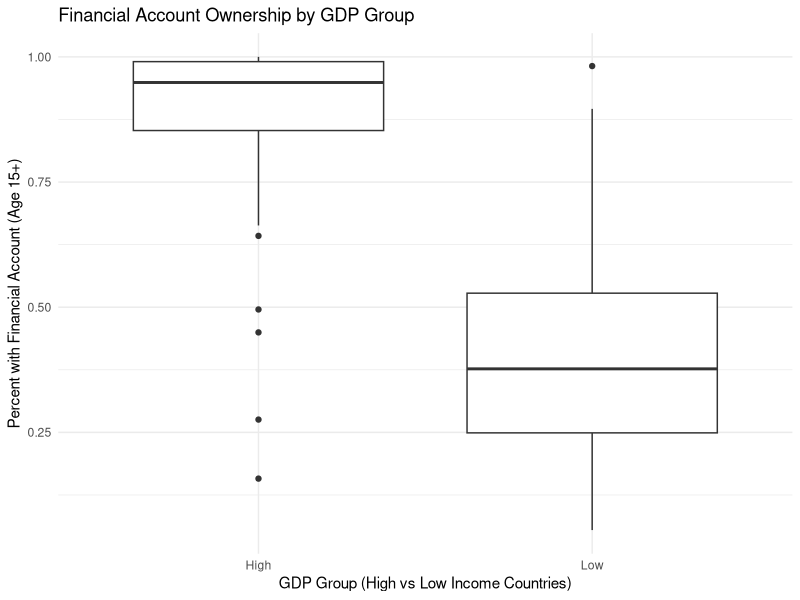
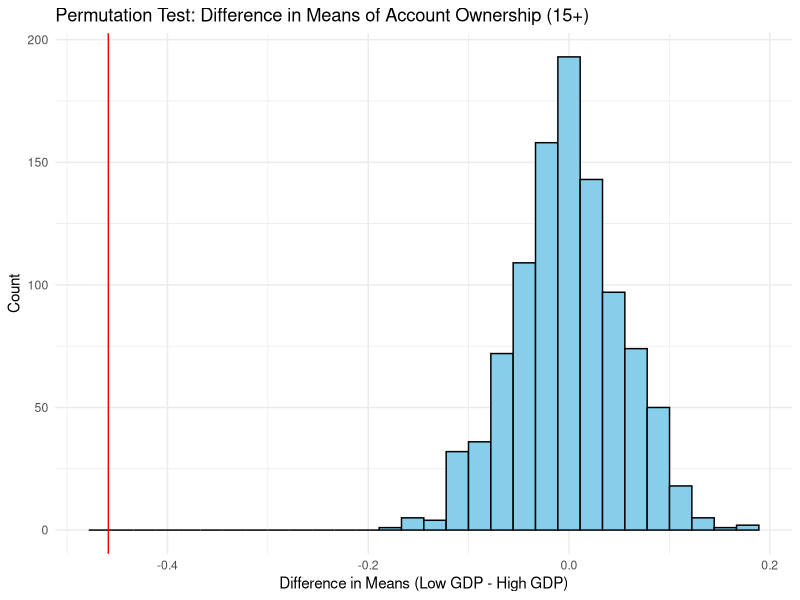
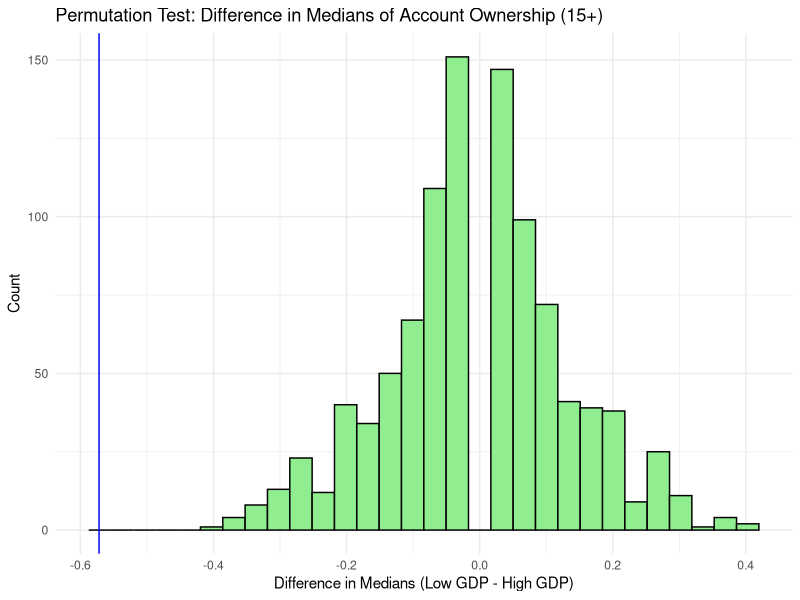

The R script that drew these images, in order:
## ---- chunk 1

# Load and clean GDP dataset, assign GDP groups based on the median GDP per capita

library(tidyverse)
library(readxl)

GDP_analysis <- read_excel("GDP_analysis.xlsx", sheet = "Data", skip = 1)
colnames(GDP_analysis) <- c(
  "Country", 
  "GDP_Per_Capita", 
  "Account_15plus", 
  "Saved_15plus", 
  "Borrowed_Formal_15plus", 
  "Account_Female", 
  "Account_Male", 
  "Owns_Credit_Card")

DP_analysis <- GDP_analysis |> 
  mutate(across(GDP_Per_Capita:Owns_Credit_Card, as.numeric))
  
median_gdp <- GDP_analysis |>
  summarise(median_gdp = median(GDP_Per_Capita, na.rm = TRUE)) |>
  pull(median_gdp)

GDP_analysis <- GDP_analysis |>  
  mutate(GDP_Group = ifelse(GDP_Per_Capita >= median_gdp, "High", "Low"))

## ---- chunk 2
#| fig-alt: "This chart shows two boxes, one for high-GDP countries and one for low-GDP countries, to compare the percentage of people age 15 and older who have a financial account. The x-axis shows the GDP group (high or low), and the y-axis shows the percentage of account ownership. Each box shows the range of values within that group. The line in the center of each box marks the median, or typical value. High-GDP countries have a higher median, meaning account access is more common and consistent. Low-GDP countries have lower percentages."

# Creates a boxplot to compare account ownership (age 15+) between high and low-GDP countries.

GDP_analysis |>
  ggplot(aes(x = GDP_Group, y = Account_15plus)) +
  geom_boxplot() + 
  labs(
    title = "Financial Account Ownership by GDP Group",
    x = "GDP Group (High vs Low Income Countries)",
    y = "Percent with Financial Account (Age 15+)") +
  theme_minimal()
## ---- chunk 3


# Define a function to generate one permutation sample and calculate differences in means and medians

perm_data <- function(rep, data) {
  data |>
    select(GDP_Group, Account_15plus) |>

# Randomly permute account ownership values (simulate the null hypothesis)

    mutate(Account_15plus_perm = sample(Account_15plus, replace = FALSE)) |>
    
# Group by GDP group to compute observed and permuted group summaries

    group_by(GDP_Group) |>
    summarize(
      obs_ave = mean(Account_15plus, na.rm = TRUE),
      obs_med = median(Account_15plus, na.rm = TRUE),
      perm_ave = mean(Account_15plus_perm, na.rm = TRUE),
      perm_med = median(Account_15plus_perm, na.rm = TRUE),
      .groups = "drop"
    ) |>
    
# Calculate the differences between groups (Low GDP - High GDP)

    summarize(
      obs_ave_diff = diff(obs_ave),
      obs_med_diff = diff(obs_med),
      perm_ave_diff = diff(perm_ave),
      perm_med_diff = diff(perm_med),
      rep = rep
    )
}

perm_results <- map_df(1:1000, perm_data, data = GDP_analysis)

head(perm_results)


## ---- chunk 4
#| fig-alt: "This chart shows a histogram, which is a series of bars representing how often certain differences in means appeared during a permutation test. The x-axis shows the difference in account ownership between low- and high-GDP countries, and the y-axis shows how many times each difference occurred across the randomized trials. The red vertical line marks the actual observed difference in the real data. This red line is far from the center of the bars and very much to the left. This suggests the real result is unusual and may be statistically significant."

# This chunk plots the  distribution of mean differences in account ownership between GDP groups that were ran in the simulation


ggplot(perm_results, aes(x = perm_ave_diff)) +
  geom_histogram(bins = 30, fill = "skyblue", color = "black") +
  geom_vline(aes(xintercept = mean(obs_ave_diff)), color = "red") +
  labs(
    title = "Permutation Test: Difference in Means of Account Ownership (15+)",
    x = "Difference in Means (Low GDP - High GDP)",
    y = "Count") +
  theme_minimal()

## ---- chunk 5
#| fig-alt: "This chart shows a histogram, which is a series of bars representing how often certain differences in medians appeared during a permutation test. The x-axis shows the difference in account ownership between low- and high-GDP countries, and the y-axis shows how many times each difference occurred across the randomized trials. The blue vertical line marks the actual observed difference in the real data. This red line is far from the center of the bars and very much to the left. This suggests the real result is unusual and may be statistically significant."

# This chunk plots the  distribution of median differences in account ownership between GDP groups that were ran in the simulation


ggplot(perm_results, aes(x = perm_med_diff)) +
  geom_histogram(bins = 30, fill = "lightgreen", color = "black") +
  geom_vline(aes(xintercept = mean(obs_med_diff)), color = "blue",) +
  labs(
    title = "Permutation Test: Difference in Medians of Account Ownership (15+)",
    x = "Difference in Medians (Low GDP - High GDP)",
    y = "Count") +
  theme_minimal()
